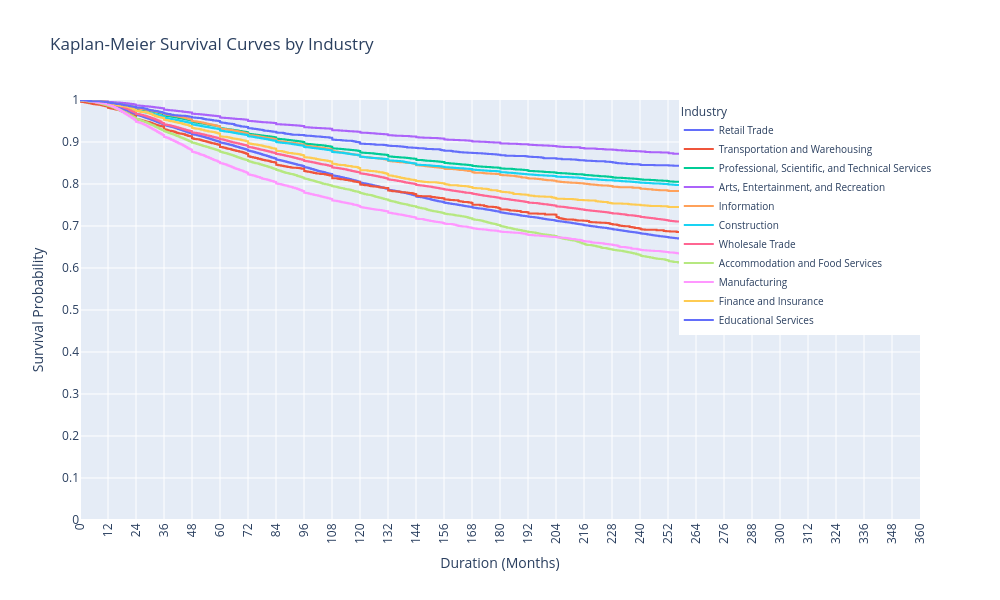

The notebook cell saved with this chart:
### Code cell
plot_kaplan_meier_by_industries(df_cleaned, industry_list, 360)

### Figure 1 — Plotly figure (JSON) as saved in the notebook; plotly's stock layout.template omitted (floating-point values rounded to 4 significant figures; data arrays with more than 128 entries replaced by an {"elided": "..."} marker saying what was removed)
{"data": [{"hoverinfo": "text", "line": {"shape": "hv"}, "mode": "lines", "name": "Retail Trade", "text": {"elided": "3387 str values"}, "type": "scatter", "x": {"elided": "3387 float values"}, "y": {"elided": "3387 float values"}}, {"hoverinfo": "text", "line": {"shape": "hv"}, "mode": "lines", "name": "Transportation and Warehousing", "text": {"elided": "860 str values"}, "type": "scatter", "x": {"elided": "860 float values"}, "y": {"elided": "860 float values"}}, {"hoverinfo": "text", "line": {"shape": "hv"}, "mode": "lines", "name": "Professional, Scientific, and Technical Services", "text": {"elided": "2227 str values"}, "type": "scatter", "x": {"elided": "2227 float values"}, "y": {"elided": "2227 float values"}}, {"hoverinfo": "text", "line": {"shape": "hv"}, "mode": "lines", "name": "Arts, Entertainment, and Recreation", "text": {"elided": "1076 str values"}, "type": "scatter", "x": {"elided": "1076 float values"}, "y": {"elided": "1076 float values"}}, {"hoverinfo": "text", "line": {"shape": "hv"}, "mode": "lines", "name": "Information", "text": {"elided": "1259 str values"}, "type": "scatter", "x": {"elided": "1259 float values"}, "y": {"elided": "1259 float values"}}, {"hoverinfo": "text", "line": {"shape": "hv"}, "mode": "lines", "name": "Construction", "text": {"elided": "1940 str values"}, "type": "scatter", "x": {"elided": "1940 float values"}, "y": {"elided": "1940 float values"}}, {"hoverinfo": "text", "line": {"shape": "hv"}, "mode": "lines", "name": "Wholesale Trade", "text": {"elided": "2825 str values"}, "type": "scatter", "x": {"elided": "2825 float values"}, "y": {"elided": "2825 float values"}}, {"hoverinfo": "text", "line": {"shape": "hv"}, "mode": "lines", "name": "Accommodation and Food Services", "text": {"elided": "2138 str values"}, "type": "scatter", "x": {"elided": "2138 float values"}, "y": {"elided": "2138 float values"}}, {"hoverinfo": "text", "line": {"shape": "hv"}, "mode": "lines", "name": "Manufacturing", "text": {"elided": "1603 str values"}, "type": "scatter", "x": {"elided": "1603 float values"}, "y": {"elided": "1603 float values"}}, {"hoverinfo": "text", "line": {"shape": "hv"}, "mode": "lines", "name": "Finance and Insurance", "text": {"elided": "771 str values"}, "type": "scatter", "x": {"elided": "771 float values"}, "y": {"elided": "771 float values"}}, {"hoverinfo": "text", "line": {"shape": "hv"}, "mode": "lines", "name": "Educational Services", "text": {"elided": "505 str values"}, "type": "scatter", "x": {"elided": "505 float values"}, "y": {"elided": "505 float values"}}], "layout": {"height": 600, "legend": {"font": {"size": 10}, "title": {"text": "Industry"}, "xanchor": "right", "yanchor": "top"}, "title": {"text": "Kaplan-Meier Survival Curves by Industry"}, "width": 1000, "xaxis": {"range": [0, 360], "tickangle": -90, "tickmode": "array", "tickvals": [0, 12, 24, 36, 48, 60, 72, 84, 96, 108, 120, 132, 144, 156, 168, 180, 192, 204, 216, 228, 240, 252, 264, 276, 288, 300, 312, 324, 336, 348, 360], "title": {"text": "Duration (Months)"}}, "yaxis": {"dtick": 0.1, "range": [0, 1], "tickmode": "linear", "title": {"text": "Survival Probability"}}}}
